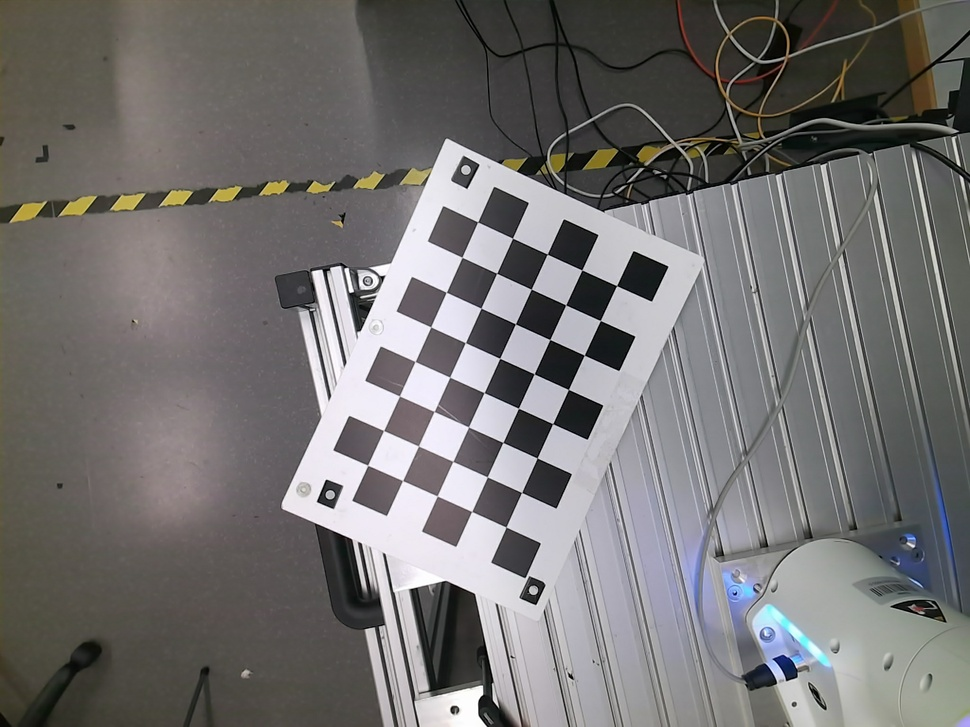
#> input picture RGB_Img_Cali/frame9.jpg, 970 x 727 px, shrunk from 2048 x 1536 before the run
$ python camera_calib.py
#> lines starting #> are read from the running program, lines starting #| are printed output that depends on the picture; after the words box and inside, x2 and y2 are one past the last pixel; in counts of white or black regions, pixels touching at a corner belong together; long printed decimals are rounded
import cv2
import numpy as np
import glob

# Path to the image that you want to undistort
distorted_img_filename = 'frame9.jpg'

# Chessboard dimensions
number_of_squares_X = 9 # Number of chessboard squares along the x-axis
number_of_squares_Y = 6  # Number of chessboard squares along the y-axis
nX = number_of_squares_X - 1 # Number of interior corners along x-axis
nY = number_of_squares_Y - 1 # Number of interior corners along y-axis
square_size = 0.04 # Length of the side of a square in meters

# Store vectors of 3D points for all chessboard images (world coordinate frame)
object_points = []

# Store vectors of 2D points for all chessboard images (camera coordinate frame)
image_points = []

# Set termination criteria. We stop either when an accuracy is reached or when
# we have finished a certain number of iterations.
criteria = (cv2.TERM_CRITERIA_EPS + cv2.TERM_CRITERIA_MAX_ITER, 30, 0.001)

# Define real world coordinates for points in the 3D coordinate frame
# Object points are (0,0,0), (1,0,0), (2,0,0) ...., (5,8,0)
object_points_3D = np.zeros((nX * nY, 3), np.float32)

# These are the x and y coordinates
object_points_3D[:,:2] = np.mgrid[0:nY, 0:nX].T.reshape(-1, 2)

object_points_3D = object_points_3D * square_size

def main():

  # Get the file path for images in the current directory
  images = glob.glob('frame*.jpg')
  print(images)
  # Go through each chessboard image, one by one
  for image_file in images:
    # Load the image
    image = cv2.imread(image_file)
#> image is the input picture: shape (727, 970, 3); mean B, G, R 112.3, 113, 114.9

    # Convert the image to grayscale
    gray = cv2.cvtColor(image, cv2.COLOR_BGR2GRAY)
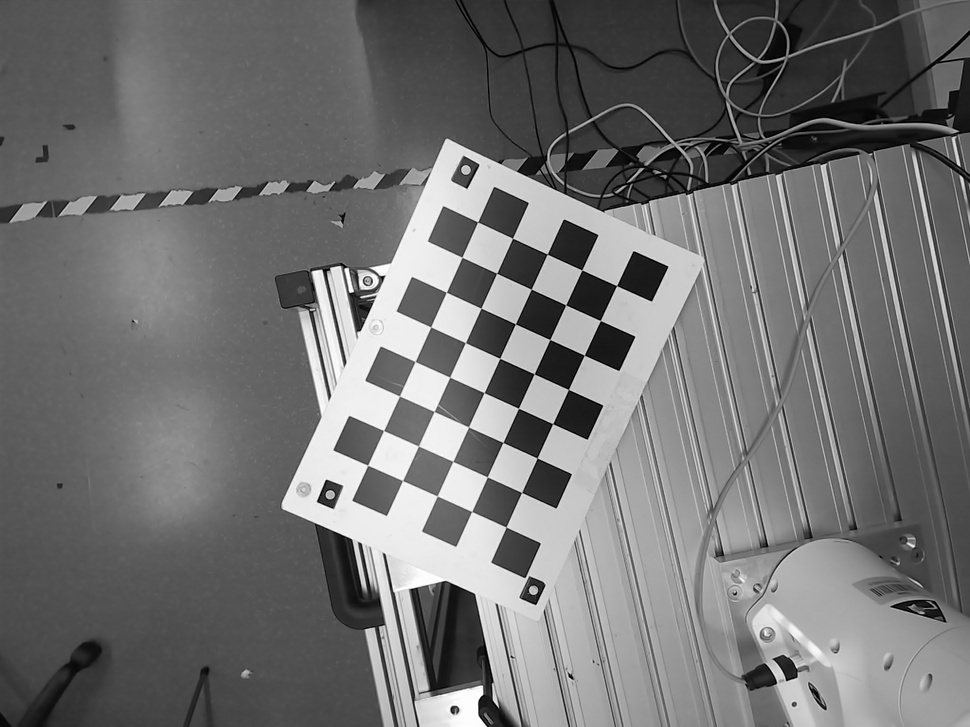
#> gray: shape (727, 970); min 0, max 255, mean 113.5

    # Find the corners on the chessboard
    success, corners = cv2.findChessboardCorners(gray, (nY, nX), None)
#> success = True; corners = 40 rows, first 8: [505.9, 527], [471.7, 511.5], [437.2, 495.9], [402.6, 480.6], [367.6, 465.3], [521.6, 492.5], [487.2, 476.8], [452.9, 461.4]
    # If the corners are found by the algorithm, draw them
    if success == True:
      # Append object points
      object_points.append(object_points_3D)

      # Find more exact corner pixels
      corners_2 = cv2.cornerSubPix(gray, corners, (11,11), (-1,-1), criteria)
#> corners_2 = 40 rows, first 8: [506, 527.1], [471.7, 511.4], [437.2, 496], [402.6, 480.6], [367.7, 465.3], [521.6, 492.4], [487.3, 476.9], [452.9, 461.4]

      # Append image points
      image_points.append(corners_2)

      # Draw the corners
      cv2.drawChessboardCorners(image, (nY, nX), corners_2, success)
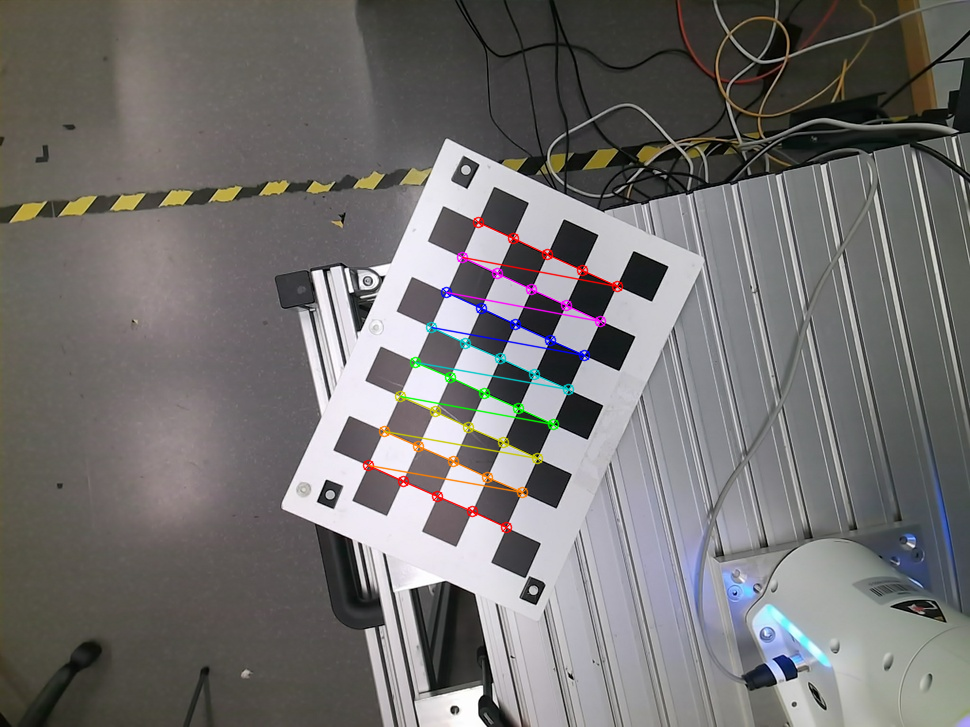
#> image: shape (727, 970, 3); 1.4% of pixels changed, all inside (x1, y1, x2, y2) = (362, 216, 624, 534)

      # Display the image. Used for testing.
      cv2.imshow("Image", image)

      # Display the window for a short period. Used for testing.
      cv2.waitKey(1000)
#> pass 2 of the loop in main, `for image_file in images:`:
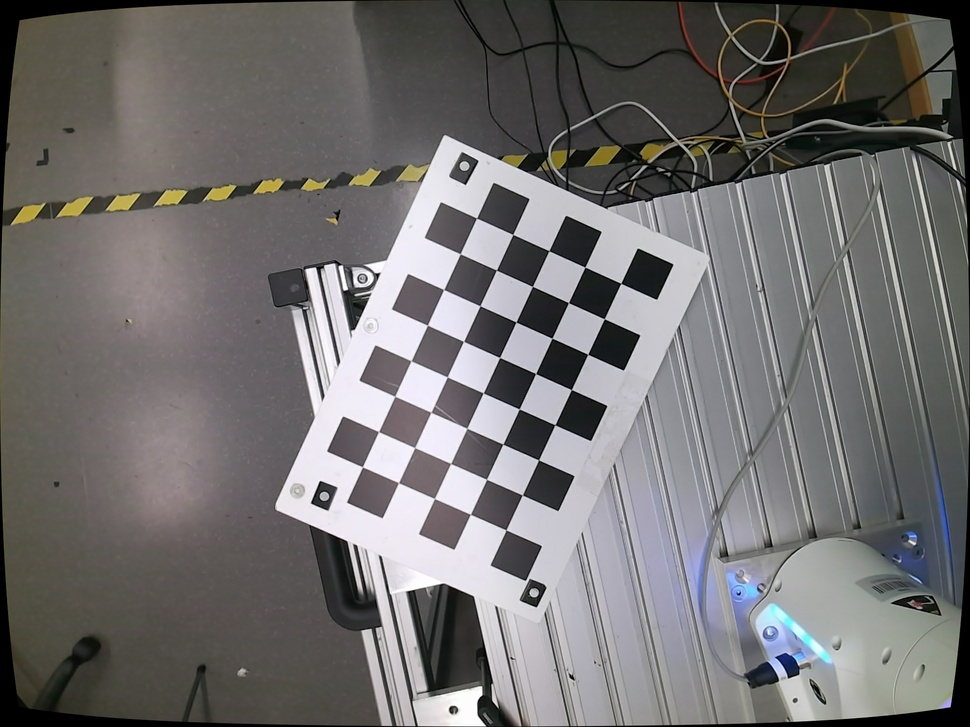
#> input picture RGB_Img_Cali/frame9_undistorted.jpg, 970 x 727 px, shrunk from 2048 x 1536 before the run
#> in main, image is the input picture: shape (727, 970, 3); mean B, G, R 110.7, 111.2, 113
#> in main, `gray = cv2.cvtColor(image, cv2.COLOR_BGR2GRAY)`:
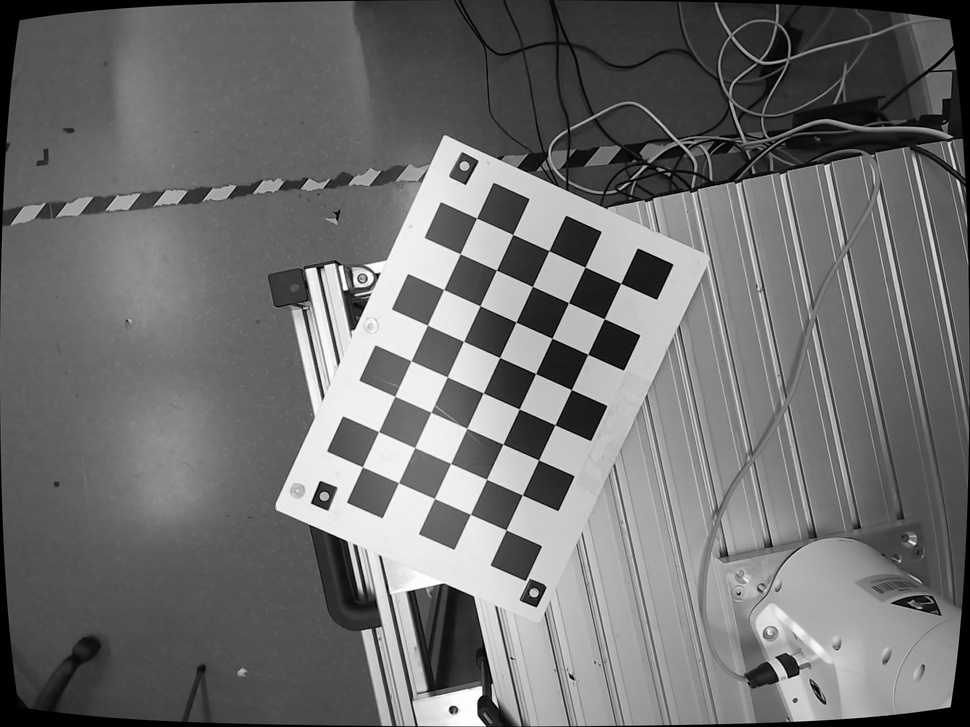
#> gray: shape (727, 970); min 0, max 255, mean 111.7
#> corners = 40 rows, first 8: [505.9, 529.9], [470.5, 514.3], [434.5, 498.5], [398.5, 482.7], [362.4, 466.8], [522.4, 495.1], [486.5, 479.3], [450.6, 463.5]
#> corners_2 = 40 rows, first 8: [506, 529.9], [470.4, 514.3], [434.5, 498.5], [398.5, 482.7], [362.5, 466.8], [522.4, 495], [486.5, 479.3], [450.7, 463.5]
#> in main, `cv2.drawChessboardCorners(image, (nY, nX), corners_2, success)`:
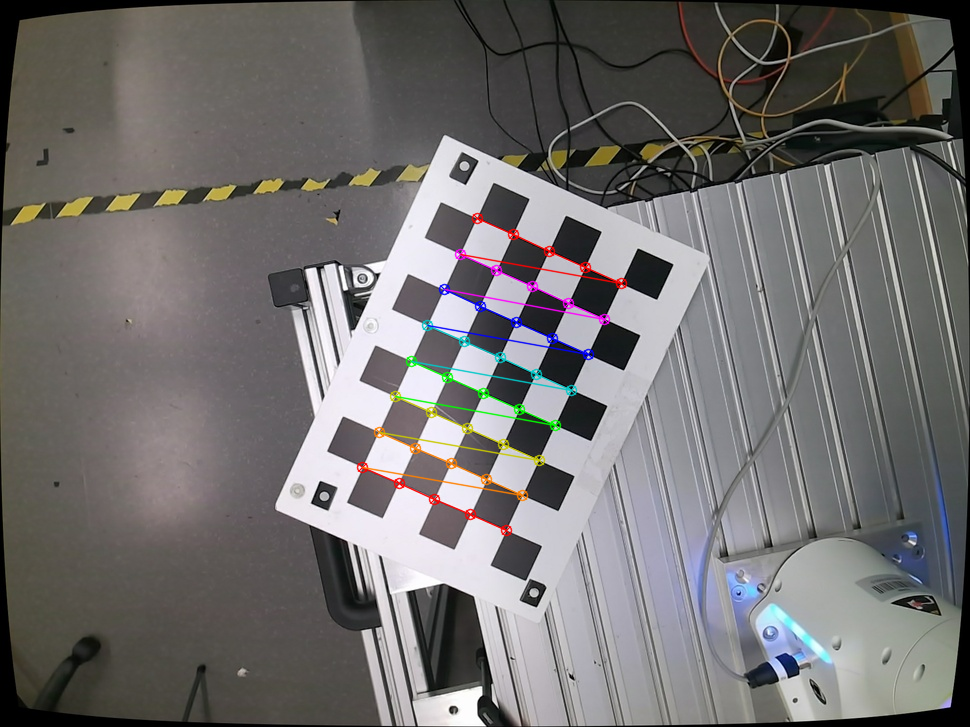
#> image: shape (727, 970, 3); 1.44% of pixels changed, all inside (x1, y1, x2, y2) = (356, 212, 628, 537)

  # Now take a distorted image and undistort it
  distorted_image = cv2.imread(distorted_img_filename)

  # Perform camera calibration to return the camera matrix, distortion coefficients, rotation and translation vectors etc
  ret, mtx, dist, rvecs, tvecs = cv2.calibrateCamera(object_points,
                                                    image_points,
                                                    gray.shape[::-1],
                                                    None,
                                                    None)
#> ret = 0.211; mtx = [[6823.8, 0, 484.7], [0, 7151.8, 361.3], [0, 0, 1]]; dist = [[9.64, 0.0144, -0.00719, -0.0667, 8.48e-06]]; rvecs = ([0.0906, 0.411, -2.69], [0.0998, 0.477, -2.68]); tvecs = ([0.0227, 0.167, 7.27], [0.022, 0.164, 6.98])

  # Get the dimensions of the image
  cv2.imshow("distorted",distorted_image)

  cv2.waitKey(0)

  height, width = distorted_image.shape[:2]
#> height = 727; width = 970

  # Refine camera matrix
  # Returns optimal camera matrix and a rectangular region of interest
  optimal_camera_matrix, roi = cv2.getOptimalNewCameraMatrix(mtx, dist,
                                                            (width,height),
                                                            1,
                                                            (width,height))
#> optimal_camera_matrix = [[7125.8, 0, 478.8], [0, 7321.1, 361.1], [0, 0, 1]]; roi = (10, 17, 950, 693)

  # Undistort the image
  undistorted_image = cv2.undistort(distorted_image, mtx, dist, None,
                                    optimal_camera_matrix)
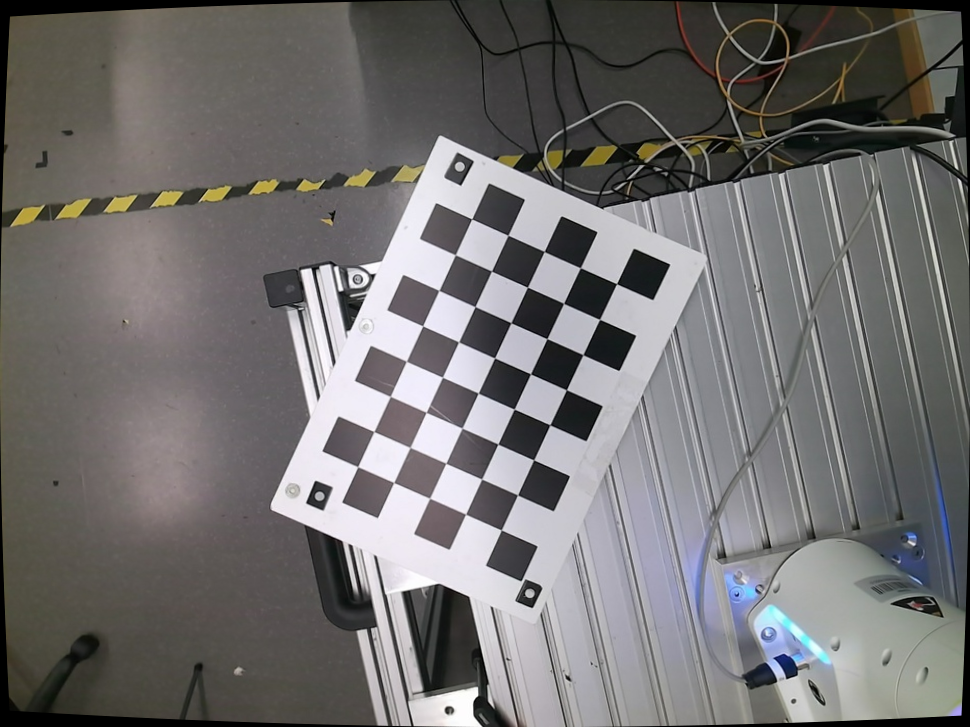
#> undistorted_image: shape (727, 970, 3); mean B, G, R 111.4, 111.9, 113.7

  x, y, w, h = roi
#> x = 10; y = 17; w = 950; h = 693
  undistorted_image = undistorted_image[y:y+h, x:x+w]
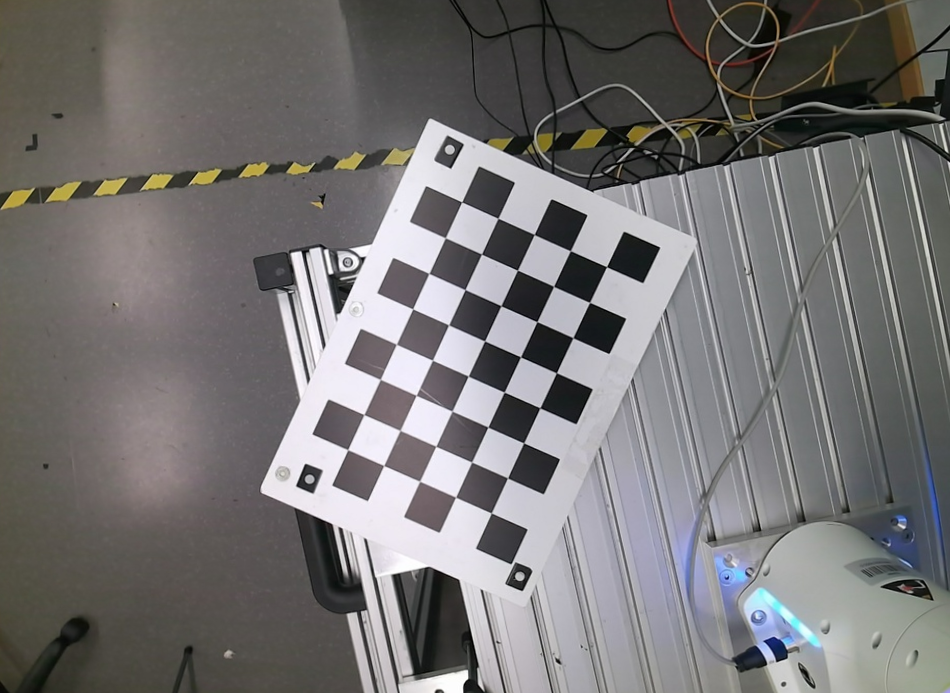
#> undistorted_image: shape (693, 950, 3); mean B, G, R 115, 115.1, 117

  # Display key parameter outputs of the camera calibration process
  print("Optimal Camera matrix:")
  print(optimal_camera_matrix)
#| [[7.12580968e+03 0.00000000e+00 4.78846337e+02]
#|  [0.00000000e+00 7.32106032e+03 3.61056983e+02]
#|  [0.00000000e+00 0.00000000e+00 1.00000000e+00]]

  print("\n Distortion coefficient:")
  print(dist)
#| [[ 9.63864806e+00  1.43674261e-02 -7.19320095e-03 -6.67301767e-02
#|    8.48441198e-06]]

  print("\n Rotation Vectors:")
  print(rvecs)
#| (array([[ 0.09055],
#|        [ 0.411],
#|        [-2.688]]), array([[ 0.09978 ],
#|        [ 0.4766],
#|        [-2.678]]))

  print("\n Translation Vectors:")
  print(tvecs)
#| (array([[0.02273],
#|        [0.1674],
#|        [7.265]]), array([[0.02196],
#|        [0.1641],
#|        [6.981 ]]))

  # Create the output file name by removing the '.jpg' part
  size = len(distorted_img_filename)
  new_filename = distorted_img_filename[:size - 4]
  new_filename = new_filename + '_undistorted.jpg'

  # Save the undistorted image
  cv2.imwrite(new_filename, undistorted_image)

  # Close all windows
  cv2.destroyAllWindows()

main()
